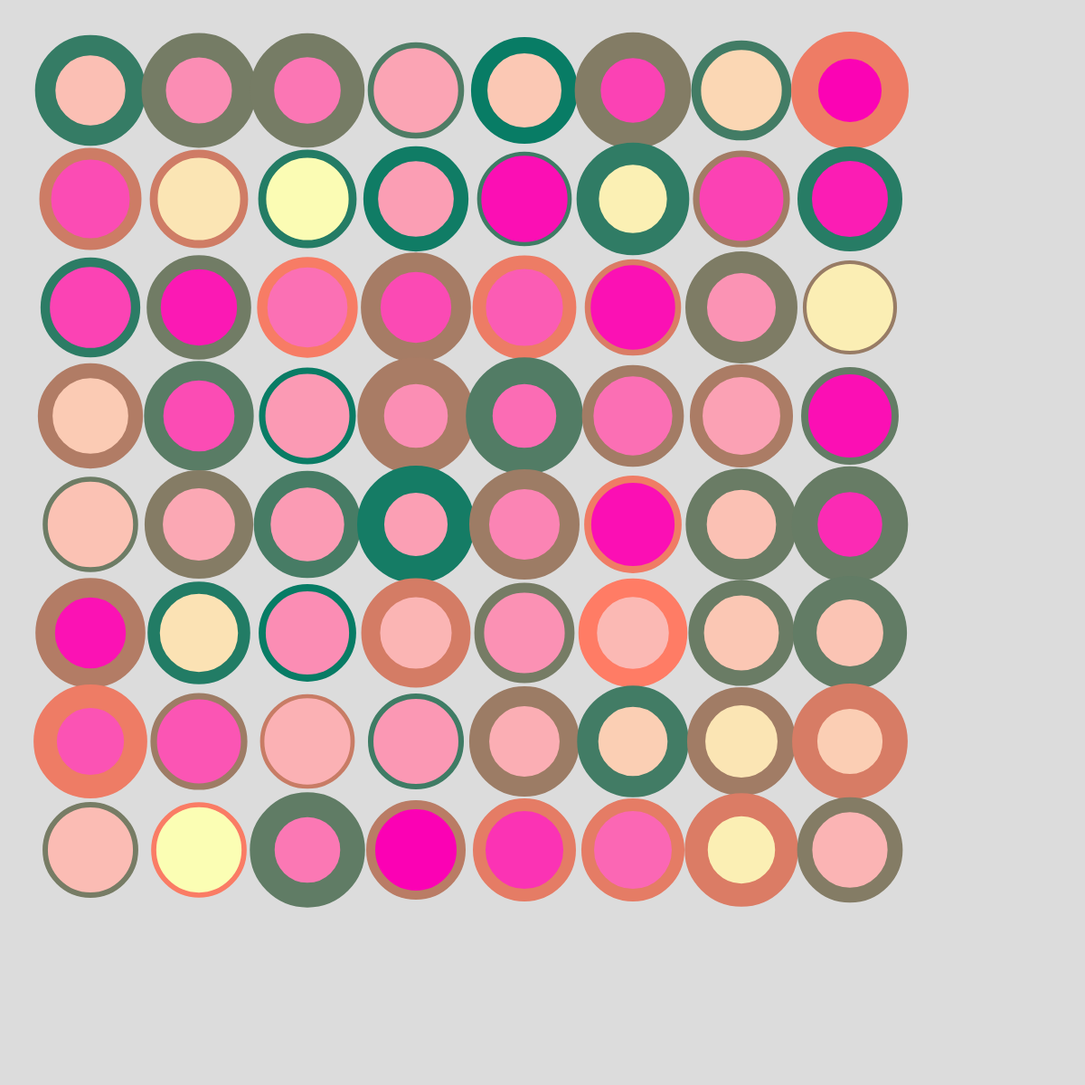
Frame 1 (no input)
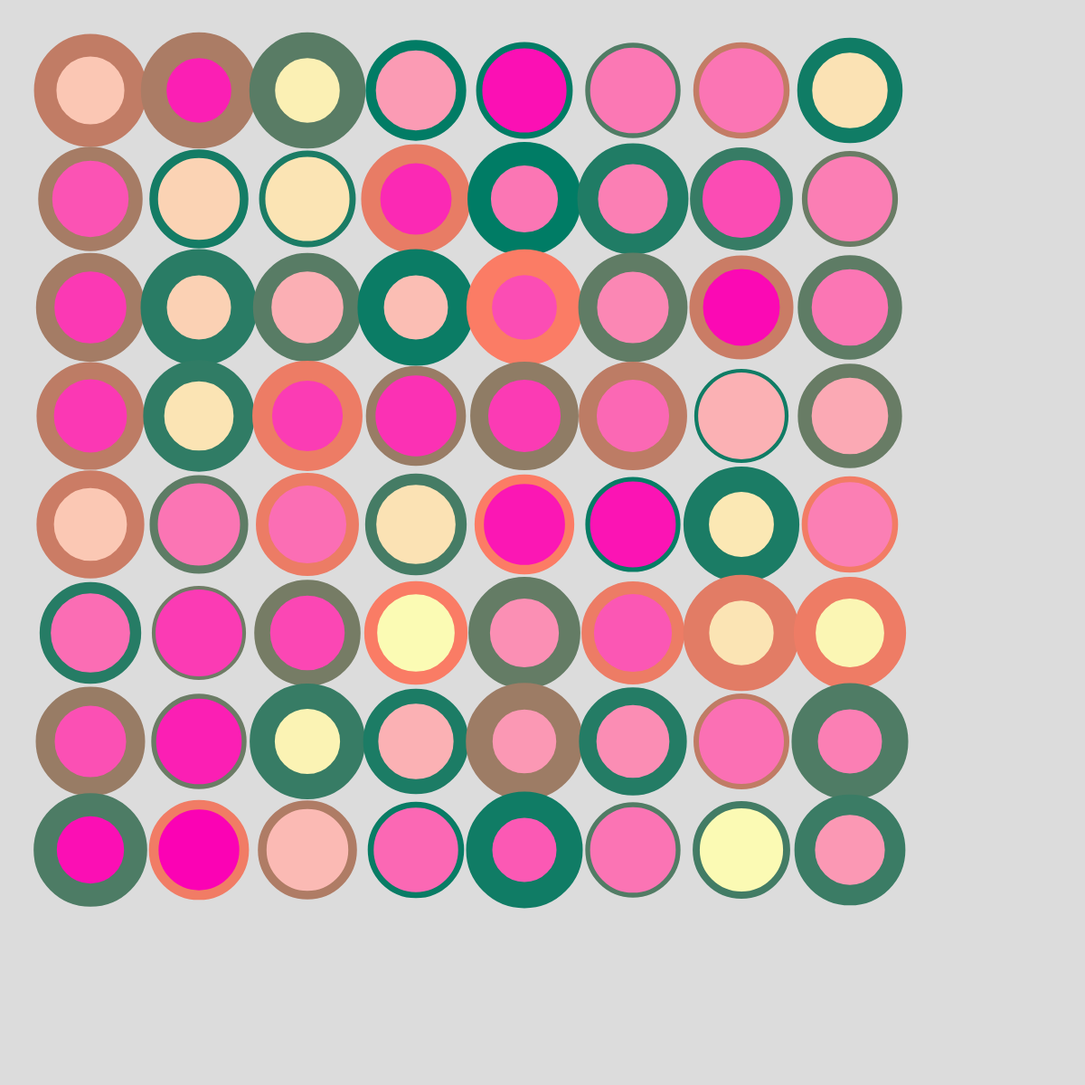
Frame 2 (the mouse pressed at the canvas centre, redrawn once)

The p5.js sketch that drew these frames (run headless with seeded random() and noise() and a simulated clock; the mouse was pressed at the canvas centre and the sketch redrawn once):

// p5.js sketch
// ── sketch.js
function setup() {
  createCanvas(1200, 1200);
  noLoop();
}

function draw() {
  background(220);

  // push the grid out of the corner
  translate(100,100);

  for (let x = 0; x < 8; x += 1) {
    for (let y = 0; y < 8; y += 1){
      push();

      // move the drawing plane 
      // to add a new circle.
      translate(x * 120,y * 120);

      // line thickness
      strokeWeight( random(4,30) );

      // line color
      stroke(random(0,255),124,101);

      // fill color
      fill(251,random(0,255),180);

      // draw the circle.
      ellipse(0,0,100);

     pop();
    }
  }
}
